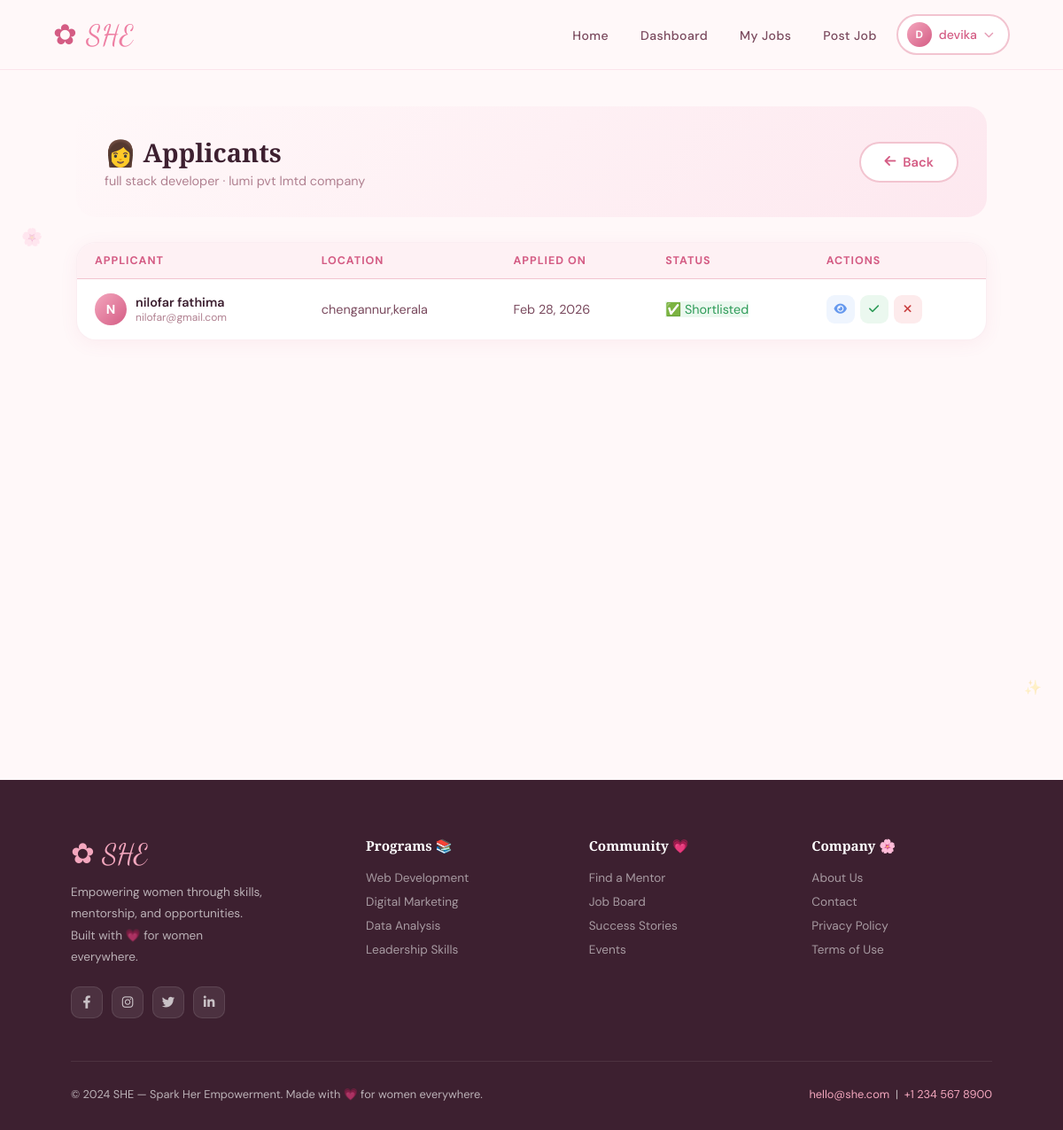
Page /view-applicants/1 (signed in) on the committed database.
### backend/app.py (models this page shows, shortened)
class User(UserMixin, db.Model):
    __tablename__ = 'users'
    id = db.Column(db.Integer, primary_key=True)
    name = db.Column(db.String(100), nullable=False)
    email = db.Column(db.String(120), unique=True, nullable=False)
    password_hash = db.Column(db.String(200), nullable=False)
    phone = db.Column(db.String(20))
    location = db.Column(db.String(100))
    education = db.Column(db.String(200))
    skill_level = db.Column(db.String(50))
    role = db.Column(db.String(50), nullable=False)  # women, mentor, recruiter
    created_at = db.Column(db.DateTime, default=datetime.utcnow)
    interests = db.Column(db.String(500))
    completed_courses = db.Column(db.String(500))
    expertise = db.Column(db.String(500))
    experience_years = db.Column(db.Integer)
    company = db.Column(db.String(100))
    position = db.Column(db.String(100))
    applications = db.relationship('Application', foreign_keys='Application.user_id',
                                   backref='user', lazy=True)
    mentee_requests = db.relationship('Mentorship', foreign_keys='Mentorship.mentee_id',
                                      backref='mentee', lazy=True)
    mentor_requests = db.relationship('Mentorship', foreign_keys='Mentorship.mentor_id',
                                      backref='mentor_rel', lazy=True)
    progress_records = db.relationship('Progress', backref='student', lazy=True)

class Job(db.Model):
    __tablename__ = 'jobs'
    id = db.Column(db.Integer, primary_key=True)
    title = db.Column(db.String(200), nullable=False)
    description = db.Column(db.Text)
    company = db.Column(db.String(200))
    location = db.Column(db.String(100))
    requirements = db.Column(db.Text)
    salary_range = db.Column(db.String(100))
    recruiter_id = db.Column(db.Integer, db.ForeignKey('users.id'))
    posted_at = db.Column(db.DateTime, default=datetime.utcnow)
    is_active = db.Column(db.Boolean, default=True)
    applications = db.relationship('Application', backref='job', lazy=True)
    recruiter = db.relationship('User', foreign_keys=[recruiter_id])

class Application(db.Model):
    __tablename__ = 'applications'
    id = db.Column(db.Integer, primary_key=True)
    user_id = db.Column(db.Integer, db.ForeignKey('users.id'), nullable=False)
    job_id = db.Column(db.Integer, db.ForeignKey('jobs.id'), nullable=False)
    status = db.Column(db.String(50), default='pending')
    applied_at = db.Column(db.DateTime, default=datetime.utcnow)

### backend/app.py (the view)
@app.route('/view-applicants/<int:job_id>')
@login_required
def view_applicants(job_id):
    if current_user.role != 'recruiter':
        flash('Access denied', 'error')
        return redirect(url_for('dashboard'))
    job = Job.query.get_or_404(job_id)
    if job.recruiter_id != current_user.id:
        flash('Access denied', 'error')
        return redirect(url_for('dashboard'))
    applications = Application.query.filter_by(job_id=job_id).all()
    return render_template('view_applicants.html', job=job,
                           applications=applications)

### backend/app.py (called while the page is built)
@login_manager.user_loader
def load_user(user_id):
    return User.query.get(int(user_id))

### frontend/templates/view_applicants.html (shortened to what this page needs)
{% extends "base.html" %}
{% block content %}
<div class="page-wrap">
    <div class="applicants-header reveal">
        <div>
            <h2>👩 Applicants</h2>
            <p>{{ job.title }} · {{ job.company }}</p>
        </div>
        <a href="{{ url_for('dashboard') }}" class="btn-outline-pink"><i class="fas fa-arrow-left"></i> Back</a>
    </div>
    <div class="panel-card reveal" data-delay="80">
        {% if applications %}
        <table class="she-table">
            <thead>
                <tr>
                    <th>Applicant</th>
                    <th>Location</th>
                    <th>Applied On</th>
                    <th>Status</th>
                    <th>Actions</th>
                </tr>
            </thead>
            <tbody>
            {% for app in applications %}
            <tr>
                <td>
                    <div style="display:flex;align-items:center;gap:10px">
                        <div style="width:36px;height:36px;border-radius:50%;background:linear-gradient(135deg,var(--rose),var(--cherry));display:flex;align-items:center;justify-content:center;color:white;font-weight:700;font-size:0.9rem;flex-shrink:0">{{ app.user.name[0].upper() }}</div>
                        <div>
                            <div style="font-weight:600;font-size:0.9rem;color:var(--text-dark)">{{ app.user.name }}</div>
                            <div style="font-size:0.75rem;color:var(--text-light)">{{ app.user.email }}</div>
                        </div>
                    </div>
                </td>
                <td>{{ app.user.location or '—' }}</td>
                <td>{{ app.applied_at.strftime('%b %d, %Y') }}</td>
                <td>
                    {% if app.status == 'pending' %}<span class="badge-peach">⏳ Pending</span>
                    {% elif app.status == 'reviewed' %}<span class="badge-lavender">👀 Reviewed</span>
                    {% elif app.status == 'shortlisted' %}<span class="badge-green">✅ Shortlisted</span>
                    {% elif app.status == 'rejected' %}<span class="badge-red">❌ Rejected</span>
                    {% endif %}
                </td>
                <td>
                    <div class="action-btns">
                        <a href="{{ url_for('update_application', app_id=app.id, status='reviewed') }}" class="action-btn btn-view" title="Mark Reviewed"><i class="fas fa-eye"></i></a>
                        <a href="{{ url_for('update_application', app_id=app.id, status='shortlisted') }}" class="action-btn btn-shortlist" title="Shortlist"><i class="fas fa-check"></i></a>
                        <a href="{{ url_for('update_application', app_id=app.id, status='rejected') }}" class="action-btn btn-reject" title="Reject"><i class="fas fa-times"></i></a>
                    </div>
                </td>
            </tr>
            {% endfor %}
            </tbody>
        </table>
        {% endif %}
    </div>
</div>
{% endblock %}

### frontend/templates/base.html (shortened to what this page needs)
<!DOCTYPE html>
<html lang="en">
<head>
    <link rel="stylesheet" href="https://cdnjs.cloudflare.com/ajax/libs/font-awesome/6.4.0/css/all.min.css">
</head>
<body>
<span style="position:fixed;top:20%;left:2%;font-size:1.2rem;opacity:0.3;pointer-events:none;animation:twk 3s ease-in-out infinite;">🌸</span>
<span style="position:fixed;top:60%;right:2%;font-size:1rem;opacity:0.25;pointer-events:none;animation:twk 4s ease-in-out infinite 1s;">✨</span>
<nav class="navbar" id="navbar">
    <a href="{{ url_for('index') }}" class="nav-brand">✿ <span>SHE</span></a>
    <ul class="nav-links-wrapper">
        <li><a href="{{ url_for('index') }}">Home</a></li>
        {% if current_user.is_authenticated %}
            <li><a href="{{ url_for('dashboard') }}">Dashboard</a></li>
            {% if current_user.role == 'women' %}
                <li><a href="{{ url_for('courses') }}">Courses</a></li>
                <li><a href="{{ url_for('mentors') }}">Mentors</a></li>
                <li><a href="{{ url_for('post_job') }}">Jobs</a></li>
            {% elif current_user.role == 'recruiter' %}
                <li><a href="{{ url_for('post_job') }}">My Jobs</a></li>
                <li><a href="{{ url_for('post_job') }}">Post Job</a></li>
            {% elif current_user.role == 'mentor' %}
                <li><a href="{{ url_for('mentorship_requests') }}">Requests</a></li>
                <li><a href="{{ url_for('mentors') }}">Browse Mentors</a></li>
            {% endif %}
            <li>
                <div class="profile-dropdown" id="profileDropdown">
                    <button class="profile-btn" id="profileBtn" onclick="toggleDropdown(event)">
                        <div class="profile-avatar">{{ current_user.name[0].upper() }}</div>
                        {{ current_user.name.split()[0] }}
                        <i class="fas fa-chevron-down" id="chevronIcon" style="font-size:0.7rem;opacity:0.6;transition:transform 0.3s;"></i>
                    </button>
                </div>
            </li>
        {% else %}
            <li><a href="{{ url_for('login') }}">Login</a></li>
            <li><a href="{{ url_for('signup') }}" class="btn-nav-cta">Join Free 🌸</a></li>
        {% endif %}
    </ul>
</nav>
<div class="page-content">
    {% block content %}{% endblock %}
</div>
<footer>
    <div class="footer-grid">
        <div class="footer-brand">
            <span class="footer-brand-name">✿ SHE</span>
            <p>Empowering women through skills, mentorship, and opportunities. Built with 💗 for women everywhere.</p>
            <div class="social-links">
                <a href="#" class="social-link"><i class="fab fa-facebook-f"></i></a>
                <a href="#" class="social-link"><i class="fab fa-instagram"></i></a>
                <a href="#" class="social-link"><i class="fab fa-twitter"></i></a>
                <a href="#" class="social-link"><i class="fab fa-linkedin-in"></i></a>
            </div>
        </div>
        <div class="footer-col">
            <h5>Programs 📚</h5>
            <a href="#">Web Development</a>
            <a href="#">Digital Marketing</a>
            <a href="#">Data Analysis</a>
            <a href="#">Leadership Skills</a>
        </div>
        <div class="footer-col">
            <h5>Community 💗</h5>
            <a href="#">Find a Mentor</a>
            <a href="#">Job Board</a>
            <a href="#">Success Stories</a>
            <a href="#">Events</a>
        </div>
        <div class="footer-col">
            <h5>Company 🌸</h5>
            <a href="#">About Us</a>
            <a href="#">Contact</a>
            <a href="#">Privacy Policy</a>
            <a href="#">Terms of Use</a>
        </div>
    </div>
    <div class="footer-bottom">
        <span>© 2024 SHE — Spark Her Empowerment. Made with 💗 for women everywhere.</span>
        <span><a href="mailto:hello@she.com">hello@she.com</a> &nbsp;|&nbsp; <a href="#">+1 234 567 8900</a></span>
    </div>
</footer>
</body>
</html>

### frontend/templates/base.html (style rules this page uses)
:root { --blush: #f9d5e0; --rose: #f4a7be; --petal: #ee7fa3; --cherry: #d45c84; --mauve: #c2728f; --cream: #fff8f9; --ivory: #fef1f4; --dusty: #f2c4d0; --soft-white: #fff5f7; --text-dark: #3d2030; --text-mid: #7a4a5e; --text-light: #b08090; }
*, *::before, *::after { box-sizing: border-box; margin: 0; padding: 0; }
html { scroll-behavior: smooth; }
body { font-family: 'DM Sans', sans-serif; background: var(--cream); color: var(--text-dark); overflow-x: hidden; }
.navbar { position: fixed; top: 0; left: 0; right: 0; z-index: 1000; padding: 16px 60px; display: flex; align-items: center; justify-content: space-between; background: rgba(255,248,249,0.92); backdrop-filter: blur(20px); border-bottom: 1px solid rgba(244,167,190,0.25); transition: all 0.3s; }
.nav-brand { font-family: 'Dancing Script', cursive; font-size: 2rem; color: var(--cherry); text-decoration: none; letter-spacing: 1px; }
.nav-brand span { color: var(--petal); }
.nav-links-wrapper { display: flex; align-items: center; gap: 8px; list-style: none; }
.nav-links-wrapper a { font-size: 0.88rem; font-weight: 500; letter-spacing: 0.4px; color: var(--text-mid); text-decoration: none; padding: 8px 14px; border-radius: 50px; transition: all 0.3s; position: relative; }
.profile-dropdown { position: relative; }
.profile-btn { display: flex; align-items: center; gap: 8px; background: white; border: 2px solid var(--dusty); border-radius: 50px; padding: 7px 16px 7px 10px; cursor: pointer; font-family: 'DM Sans', sans-serif; font-size: 0.88rem; font-weight: 500; color: var(--cherry); transition: all 0.3s; }
.profile-avatar { width: 28px; height: 28px; background: linear-gradient(135deg, var(--rose), var(--cherry)); border-radius: 50%; display: flex; align-items: center; justify-content: center; font-size: 0.75rem; color: white; font-weight: 700; }
.page-content { padding-top: 80px; min-height: 100vh; }
.btn-outline-pink { display: inline-flex; align-items: center; gap: 8px; background: white; color: var(--cherry); padding: 11px 26px; border-radius: 50px; font-size: 0.92rem; font-weight: 600; text-decoration: none; border: 2px solid var(--dusty); cursor: pointer; transition: all 0.3s; font-family: 'DM Sans', sans-serif; }
.badge-green { background: rgba(66,186,100,0.1); color: #2e9b58; }
.she-table { width: 100%; border-collapse: collapse; }
.she-table th { font-size: 0.78rem; font-weight: 700; letter-spacing: 1px; text-transform: uppercase; color: var(--cherry); padding: 12px 20px; text-align: left; background: var(--ivory); border-bottom: 1px solid var(--dusty); }
.she-table td { padding: 16px 20px; font-size: 0.9rem; color: var(--text-mid); border-bottom: 1px solid rgba(212,92,132,0.07); vertical-align: middle; }
.she-table tr:last-child td { border-bottom: none; }
footer { background: var(--text-dark); color: rgba(255,255,255,0.65); padding: 64px 80px 32px; margin-top: 80px; }
.footer-grid { display: grid; grid-template-columns: 1.4fr 1fr 1fr 1fr; gap: 48px; margin-bottom: 48px; }
.footer-brand-name { font-family: 'Dancing Script', cursive; font-size: 2rem; color: var(--rose); display: block; margin-bottom: 12px; }
.footer-brand p { font-size: 0.85rem; line-height: 1.8; max-width: 220px; margin-bottom: 20px; }
.social-links { display: flex; gap: 10px; }
.social-link { width: 36px; height: 36px; background: rgba(255,255,255,0.08); border-radius: 10px; display: flex; align-items: center; justify-content: center; text-decoration: none; font-size: 0.9rem; color: rgba(255,255,255,0.7); border: 1px solid rgba(255,255,255,0.1); transition: all 0.3s; }
.footer-col h5 { font-family: 'Playfair Display', serif; font-size: 0.95rem; color: white; margin-bottom: 18px; }
.footer-col a { display: block; font-size: 0.85rem; color: rgba(255,255,255,0.55); text-decoration: none; margin-bottom: 10px; transition: color 0.3s; }
.footer-bottom { padding-top: 28px; border-top: 1px solid rgba(255,255,255,0.08); display: flex; justify-content: space-between; align-items: center; font-size: 0.8rem; }
.footer-bottom a { color: var(--rose); text-decoration: none; }
.reveal { opacity: 0; transform: translateY(32px); transition: opacity 0.7s ease, transform 0.7s ease; }
.reveal.visible { opacity: 1; transform: translateY(0); }

### rows in the picture
User: name "D", name "devika"
Job: title "full stack developer", company "lumi pvt lmtd company"
Application: user "N", user.name "nilofar fathima", user.email "nilofar@gmail.com", user "chengannur,kerala", applied_at "Feb 28, 2026", status "✅ Shortlisted"
